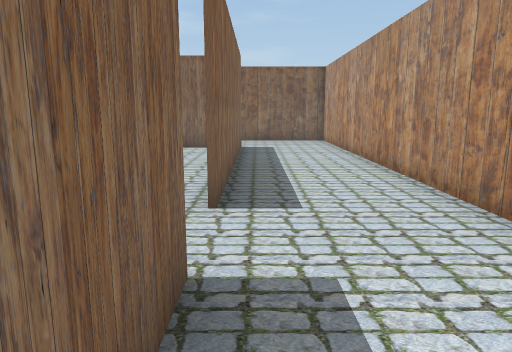
view 1 (above)

24 first-person views from a walk through a Unity game level. The camera is 1.2 m above the floor, tilts 10° down and sees 70° across. The floor is counted in squares, 1 m on a side. Each view is taken from the middle of a square. On the plan, view 1 faces up. The plan holds only what a view shows up to about 15 squares ahead; the rest is blank. The player is left out. Some surface patterns are stand-ins.

view 2
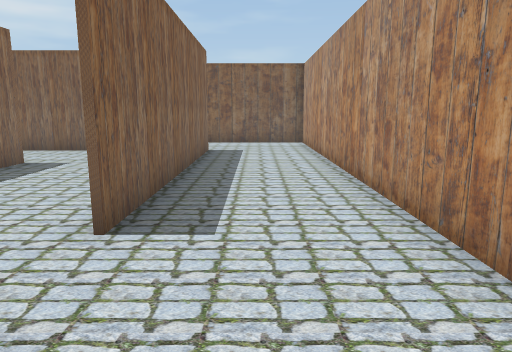

view 3
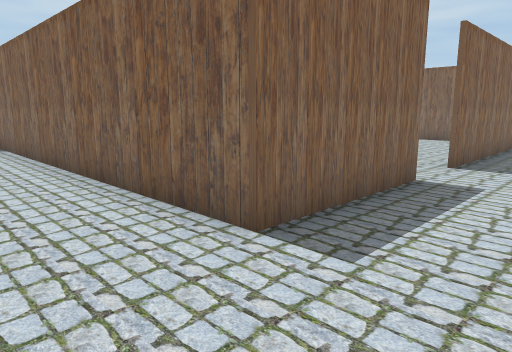

view 4
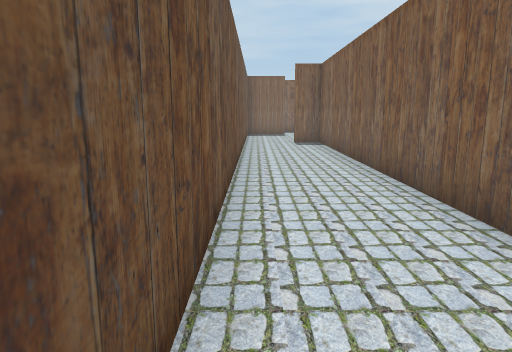

view 5
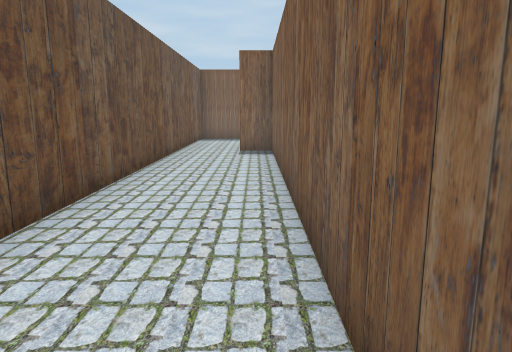

view 6
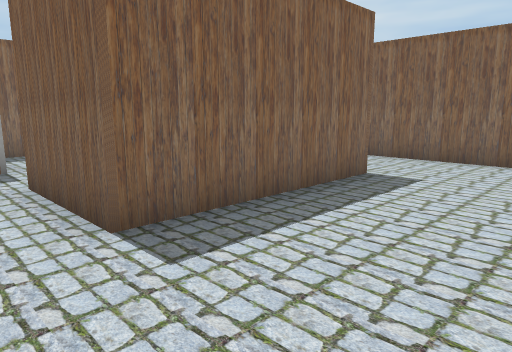

view 7
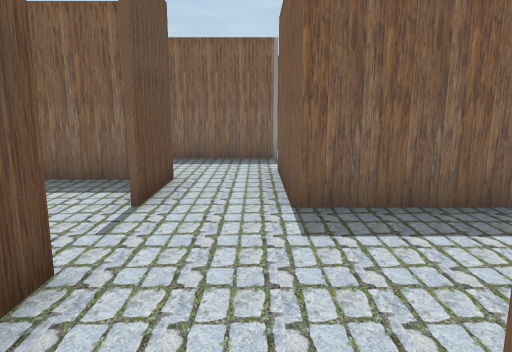

view 8
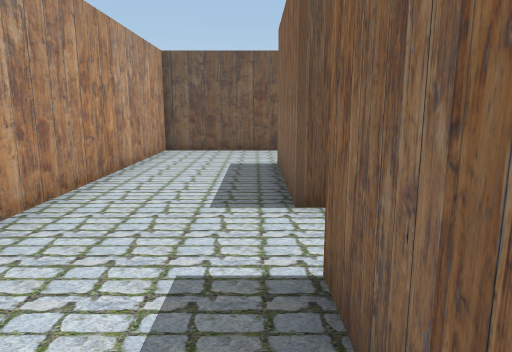

view 9
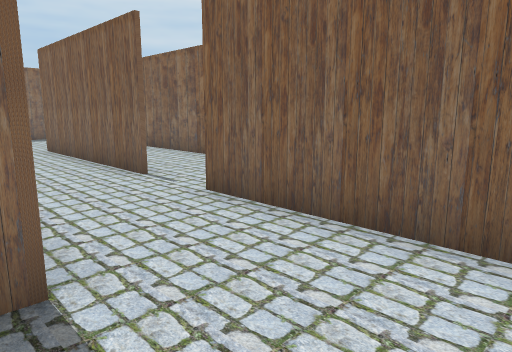

view 10
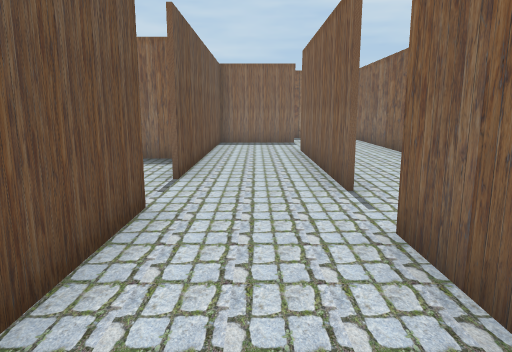

view 11
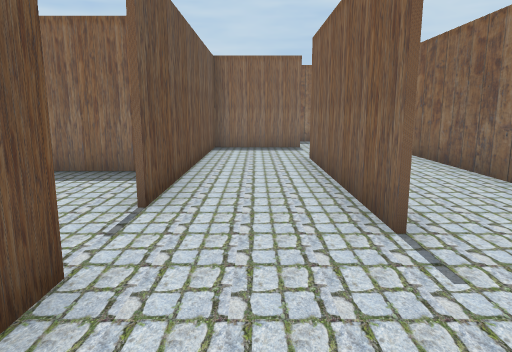

view 12
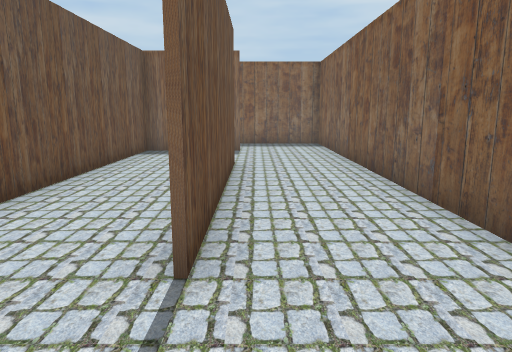

view 13
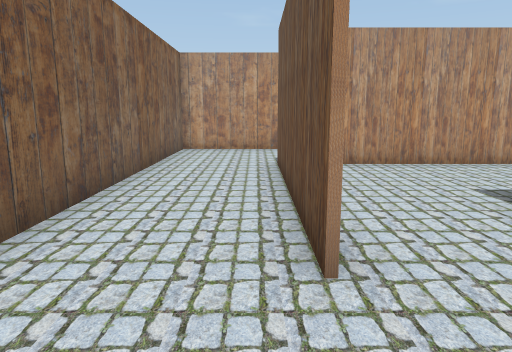

view 14
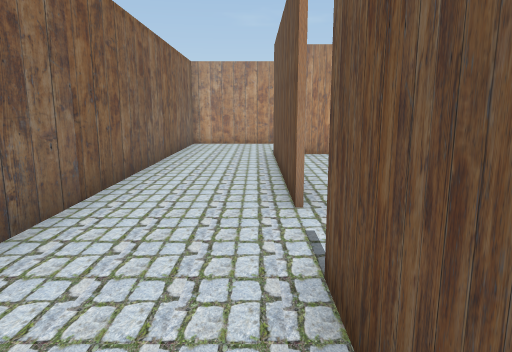

view 15
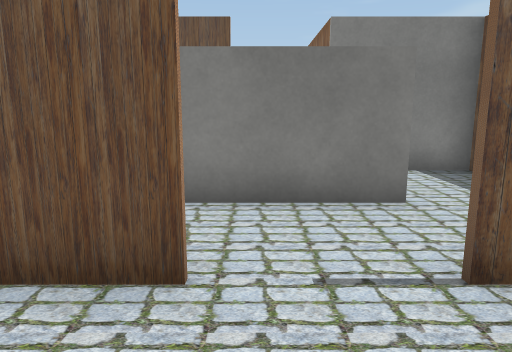

view 16
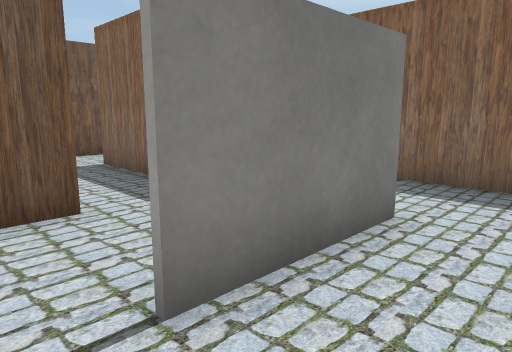

view 17
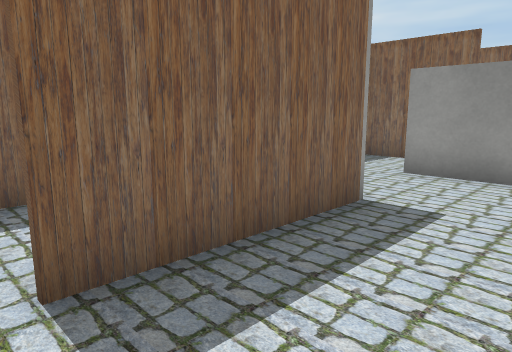

view 18
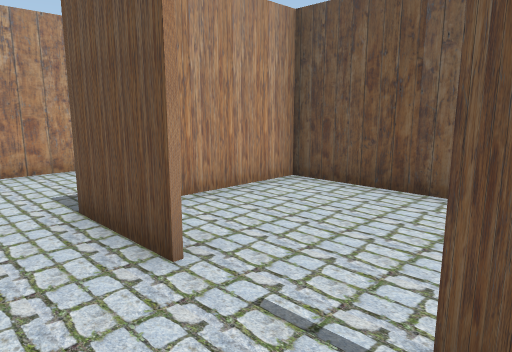

view 19
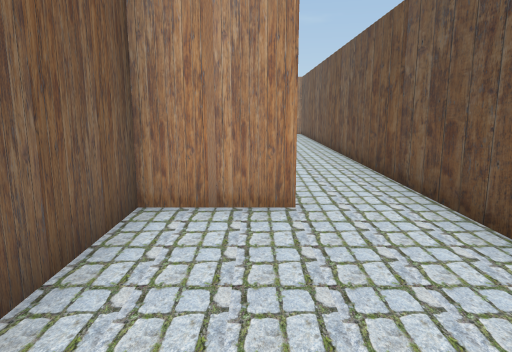

view 20
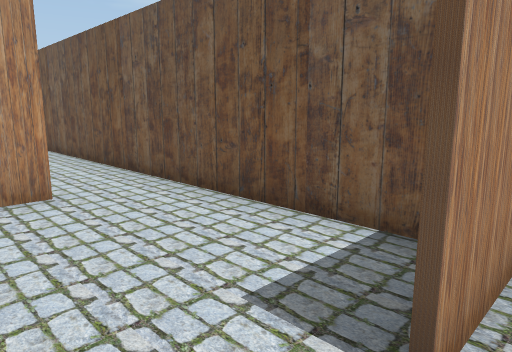

view 21
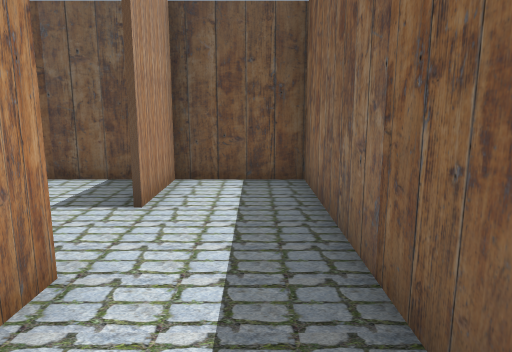

view 22
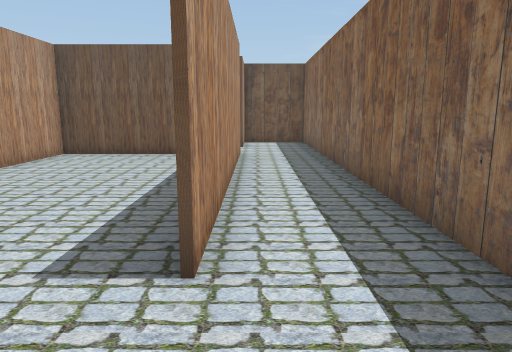

view 23
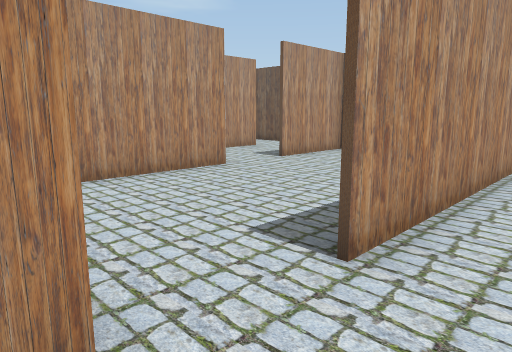

view 24
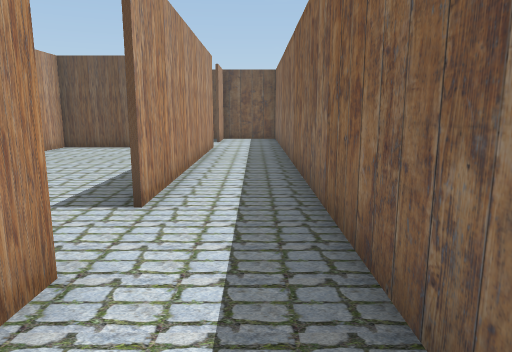

### Floor plan
Ten units are one square. View 1 is at (0, 0); x grows to the right and y downward. Boxes are objects, and circles mark ways between rooms. Rooms are numbered by the first view taken in them; rooms with no view inside come last. Other rooms are left out.
<svg viewBox="-204 -159 237 208">
<path fill="none" stroke="#000" d="M-14 -25 -5 -25 -5 15 -124 15 -124 25M-65 -125 -5 -125 -5 -44M-92 -154 -174 -154M-134 44 28 44 28 -154 -78 -154M-145 -125 -85 -125M-174 -126 -174 -116M-6 -70 -6 -116M-45 -96 -45 -45 -65 -45M-64 -96 -48 -96M-26 -25 -14 -25M-16 -124 -65 -124M-66 -25 -45 -25M-101 -73 -70 -73M-94 -24 -94 -5M-125 26 -125 -1M-125 5 -150 5M-169 44 -134 44M-176 -94 -176 -101M-176 5 -176 -75M-174 -154 -199 -154 -199 44 -176 44 -176 25M-125 -44 -125 -79M-158 4 -125 4M-125 -1 -125 -25M-84 -124 -145 -124M-76 -96 -64 -96M-174 -116 -174 -96 -95 -96M-35 14 -6 14 -6 -11M-64 -18 -64 -1M-81 -72 -100 -72M-76 -46 -66 -46M-96 -5 -96 -20M-104 14 -88 14M-94 -46 -94 -24M-65 -45 -75 -45M-109 -95 -121 -95M-124 -89 -124 -65M-124 -65 -124 -46 -111 -46"/>
<circle cx="-10" cy="-35" r="3" fill="#2a7"/>
<circle cx="-130" cy="35" r="3" fill="#2a7"/>
<circle cx="-170" cy="-135" r="3" fill="#2a7"/>
<circle cx="-155" cy="-120" r="3" fill="#2a7"/>
<circle cx="-75" cy="-120" r="3" fill="#2a7"/>
<circle cx="-55" cy="-110" r="3" fill="#2a7"/>
<circle cx="-35" cy="-20" r="3" fill="#2a7"/>
<circle cx="-55" cy="-35" r="3" fill="#2a7"/>
<circle cx="-85" cy="-100" r="3" fill="#2a7"/>
<circle cx="-65" cy="-70" r="3" fill="#2a7"/>
<circle cx="-100" cy="-85" r="3" fill="#2a7"/>
<circle cx="-90" cy="0" r="3" fill="#2a7"/>
<circle cx="-75" cy="-15" r="3" fill="#2a7"/>
<circle cx="-170" cy="15" r="3" fill="#2a7"/>
<circle cx="-170" cy="-85" r="3" fill="#2a7"/>
<circle cx="-80" cy="-50" r="3" fill="#2a7"/>
<circle cx="-95" cy="-60" r="3" fill="#2a7"/>
<circle cx="-110" cy="-70" r="3" fill="#2a7"/>
<text x="-10" y="-40">1</text>
<text x="-30" y="-70">2</text>
<text x="-80" y="-90">3</text>
<text x="-80" y="-10">4</text>
<text x="-150" y="20">5</text>
<text x="-190" y="-50">6</text>
<text x="-150" y="-50">7</text>
<text x="-120" y="-110">8</text>
<text x="-40" y="-10">9</text>
<text x="-80" y="-60">10</text>
<text x="-110" y="-10">11</text>
<text x="-80" y="-40">12</text>
<text x="-110" y="-80">13</text>
<text x="-110" y="-60">14</text>
</svg>
Room 1 opens to room 2. Room 1 opens to room 5. Room 1 opens to room 6. Room 1 opens to room 8. Room 2 opens to room 8. Room 2 opens to room 9. Room 2 opens to room 12. Room 3 opens to room 8. Room 3 opens to room 10. Room 3 opens to room 13. Room 4 opens to room 11. Room 4 opens to room 12. Room 5 opens to room 6. Room 6 opens to room 7. Room 10 opens to room 12. Room 10 opens to room 14. Room 13 opens to room 14.

Where each view was taken, in squares from view 1:
view 1: 0 up, 0 right, facing up
view 2: 1 up, 1 right, facing up
view 3: 4 down, 2 right, facing up-left
view 4: 4 down, 2 right, facing left
view 5: 2 down, 1 left, facing left
view 6: 3 up, 1 left, facing up-left
view 7: 4 up, 0 right, facing left
view 8: 7 up, 0 right, facing down
view 9: 9 up, 2 left, facing up-left
view 10: 11 up, 3 left, facing left
view 11: 11 up, 5 left, facing left
view 12: 13 up, 6 left, facing left
view 13: 13 up, 9 left, facing right
view 14: 13 up, 11 left, facing right
view 15: 12 up, 8 left, facing down
view 16: 9 up, 6 left, facing down-left
view 17: 0 up, 7 left, facing up-left
view 18: 4 up, 5 left, facing down-right
view 19: 2 down, 17 left, facing right
view 20: 1 down, 18 left, facing down-right
view 21: 2 up, 19 left, facing down
view 22: 10 up, 18 left, facing down
view 23: 10 up, 19 left, facing down-right
view 24: 12 up, 19 left, facing down
